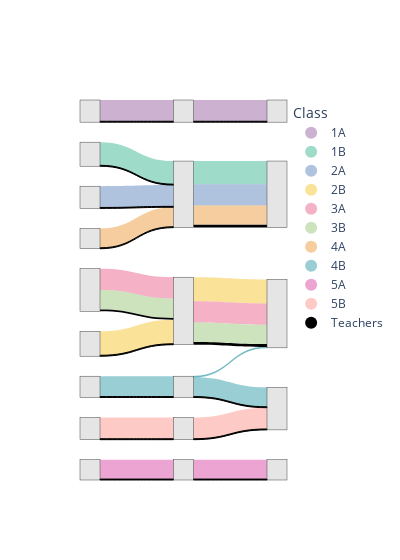

Here is the notebook cell this chart was saved with:
### Code cell
import numpy as np
import pandas as pd
import plotly.graph_objects as go
import plotly.colors as pc
dictA=np.load('Pre_processed_Data/mapping_dict.npy', allow_pickle=True).item()
df = pd.DataFrame(list(dictA.items()), columns=["node", "label"])
for j in range(3):
    df[f'scale{j}']=df['node'].map({i: f"C{j}_{np.load('Results/robust_partitions_f.npy')[j][i]}" for i in range(238)})

    
scales = ["scale0", "scale1", "scale2"]

all_coms = pd.unique(df[scales].values.ravel())
com_to_id = {com: i for i, com in enumerate(all_coms)}

unique_labels = df["label"].unique()

palette = pc.qualitative.Bold   


label_to_color = {
    lab: palette[i % len(palette)] for i, lab in enumerate(unique_labels)
}

# map rgb to rgba with transparency
for key in label_to_color:
    rgb = label_to_color[key]
    label_to_color[key] = rgb.replace("rgb", "rgba").replace(")", ",0.4)")

# change color of teachers to dark grey
label_to_color["Teachers"] = "black"

def transitions_by_class(df, from_col, to_col):
    g = (
        df.groupby(["label", from_col, to_col])
          .size()
          .reset_index(name="count")
    )
    g["source"] = g[from_col].map(com_to_id)
    g["target"] = g[to_col].map(com_to_id)
    g["color"] = g["label"].map(label_to_color)
    return g

t0_1 = transitions_by_class(df, "scale0", "scale1")
t1_2 = transitions_by_class(df, "scale1", "scale2")
links = pd.concat([t0_1, t1_2], ignore_index=True)

fig = go.Figure()

# Sankey trace
fig.add_trace(go.Sankey(
    node=dict(
        pad=20,
        thickness=20,
        color="rgba(0,0,0,0.1)"
    ),
    link=dict(
        source=links["source"],
        target=links["target"],
        value=links["count"],
        color=links["color"]
    )
))


for lab in unique_labels:
    fig.add_trace(go.Scatter(
        x=[None], y=[None],
        mode="markers",
        marker=dict(size=12, color=label_to_color[lab]),
        name=lab
    ))

fig.update_layout(
    font_size=12,
    legend_title="Class",
        paper_bgcolor='rgba(0,0,0,0)',
    plot_bgcolor='rgba(0,0,0,0)',
    width=400
)

fig.update_xaxes(visible=False)
fig.update_yaxes(visible=False)

fig.write_image(f"Figures/robust_sankey_f_classes.svg")

fig.show()

### Figure 1 — Plotly figure (JSON) as saved in the notebook; plotly's stock layout.template omitted (floating-point values rounded to 4 significant figures)
{"data": [{"link": {"color": ["rgba(127, 60, 141,0.4)", "rgba(17, 165, 121,0.4)", "rgba(57, 105, 172,0.4)", "rgba(242, 183, 1,0.4)", "rgba(231, 63, 116,0.4)", "rgba(128, 186, 90,0.4)", "rgba(230, 131, 16,0.4)", "rgba(0, 134, 149,0.4)", "rgba(207, 28, 144,0.4)", "rgba(249, 123, 114,0.4)", "black", "black", "black", "black", "black", "black", "black", "black", "black", "rgba(127, 60, 141,0.4)", "rgba(17, 165, 121,0.4)", "rgba(57, 105, 172,0.4)", "rgba(242, 183, 1,0.4)", "rgba(231, 63, 116,0.4)", "rgba(128, 186, 90,0.4)", "rgba(230, 131, 16,0.4)", "rgba(0, 134, 149,0.4)", "rgba(0, 134, 149,0.4)", "rgba(207, 28, 144,0.4)", "rgba(249, 123, 114,0.4)", "black", "black", "black", "black", "black", "black"], "source": [0, 3, 6, 7, 10, 10, 11, 12, 15, 18, 0, 3, 6, 7, 10, 11, 12, 15, 18, 1, 4, 4, 8, 8, 8, 4, 13, 13, 16, 19, 1, 4, 13, 16, 19, 8], "target": [1, 4, 4, 8, 8, 8, 4, 13, 16, 19, 1, 4, 4, 8, 8, 4, 13, 16, 19, 2, 5, 5, 9, 9, 9, 5, 9, 14, 17, 14, 2, 5, 14, 17, 14, 9], "value": [23, 25, 23, 26, 23, 21, 21, 22, 21, 23, 1, 1, 1, 1, 2, 1, 1, 1, 1, 23, 25, 23, 26, 23, 21, 21, 1, 21, 21, 23, 1, 3, 1, 1, 1, 3]}, "node": {"color": "rgba(0,0,0,0.1)", "pad": 20, "thickness": 20}, "type": "sankey"}, {"marker": {"color": "rgba(127, 60, 141,0.4)", "size": 12}, "mode": "markers", "name": "1A", "type": "scatter", "x": [null], "y": [null]}, {"marker": {"color": "rgba(17, 165, 121,0.4)", "size": 12}, "mode": "markers", "name": "1B", "type": "scatter", "x": [null], "y": [null]}, {"marker": {"color": "rgba(57, 105, 172,0.4)", "size": 12}, "mode": "markers", "name": "2A", "type": "scatter", "x": [null], "y": [null]}, {"marker": {"color": "rgba(242, 183, 1,0.4)", "size": 12}, "mode": "markers", "name": "2B", "type": "scatter", "x": [null], "y": [null]}, {"marker": {"color": "rgba(231, 63, 116,0.4)", "size": 12}, "mode": "markers", "name": "3A", "type": "scatter", "x": [null], "y": [null]}, {"marker": {"color": "rgba(128, 186, 90,0.4)", "size": 12}, "mode": "markers", "name": "3B", "type": "scatter", "x": [null], "y": [null]}, {"marker": {"color": "rgba(230, 131, 16,0.4)", "size": 12}, "mode": "markers", "name": "4A", "type": "scatter", "x": [null], "y": [null]}, {"marker": {"color": "rgba(0, 134, 149,0.4)", "size": 12}, "mode": "markers", "name": "4B", "type": "scatter", "x": [null], "y": [null]}, {"marker": {"color": "rgba(207, 28, 144,0.4)", "size": 12}, "mode": "markers", "name": "5A", "type": "scatter", "x": [null], "y": [null]}, {"marker": {"color": "rgba(249, 123, 114,0.4)", "size": 12}, "mode": "markers", "name": "5B", "type": "scatter", "x": [null], "y": [null]}, {"marker": {"color": "black", "size": 12}, "mode": "markers", "name": "Teachers", "type": "scatter", "x": [null], "y": [null]}], "layout": {"font": {"size": 12}, "legend": {"title": {"text": "Class"}}, "paper_bgcolor": "rgba(0,0,0,0)", "plot_bgcolor": "rgba(0,0,0,0)", "width": 400, "xaxis": {"visible": false}, "yaxis": {"visible": false}}}
